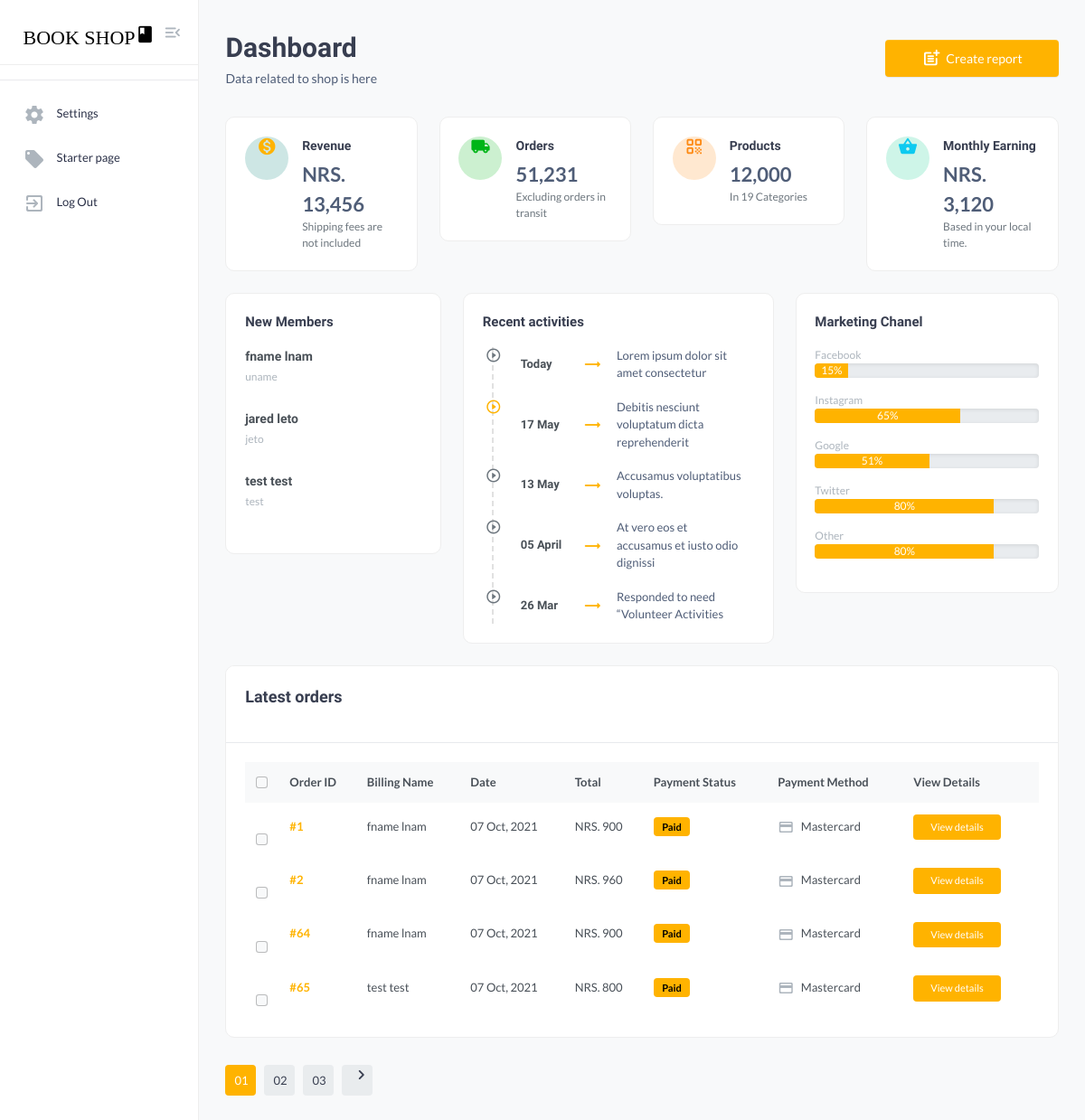
Page /admin_panel.php on the committed database.
### tables this page shows
CREATE TABLE `user_db` (
  `id` int(11) NOT NULL,
  `FirstName` varchar(40) NOT NULL,
  `LastName` varchar(40) NOT NULL,
  `UserName` varchar(40) NOT NULL,
  `Password` varchar(128) NOT NULL,
  `Mail` varchar(60) NOT NULL,
  `PhNumber` varchar(15) NOT NULL,
  `Admin` tinyint(1) DEFAULT NULL
);

CREATE TABLE `user_cart` (
  `Cart_id` int(11) NOT NULL,
  `Product_id` int(11) NOT NULL,
  `User_id` int(11) NOT NULL
);

CREATE TABLE `product_db` (
  `id` int(11) NOT NULL,
  `Author` varchar(50) NOT NULL,
  `Title` varchar(100) NOT NULL,
  `Price` varchar(100) NOT NULL,
  `Description` varchar(5000) DEFAULT NULL,
  `Image` varchar(50) NOT NULL,
  `Category` varchar(50) DEFAULT NULL,
  `Popularity` int(11) DEFAULT NULL,
  `Added` timestamp NOT NULL DEFAULT current_timestamp() ON UPDATE current_timestamp()
);

### admin_panel.php (the view, shortened to what this page needs)
<?php
include('database.php');
?>
<?php include('sidebar.php') ?>
<main class="main-wrap">
    <section class="content-main">
        <div class="content-header">
            <div>
                <h2 class="content-title card-title">Dashboard </h2>
                <p>Data related to shop is here</p>
            </div>
            <div>
                <a href="#" class="btn btn-primary"><i class="text-muted material-icons md-post_add"></i>Create report</a>
            </div>
        </div>
        <div class="row">
            <div class="col-lg-3">
                <div class="card card-body mb-4">
                    <article class="icontext">
                        <span class="icon icon-sm rounded-circle bg-primary-light">
                            <i class="text-primary material-icons md-monetization_on"></i>
                        </span>
                        <div class="text">
                            <h6 class="mb-1 card-title">Revenue</h6>
                            <span>NRS. 13,456 </span>
                            <span class="text-sm">
                                Shipping fees are not included
                            </span>
                        </div>
                    </article>
                </div>
            </div>
            <div class="col-lg-3">
                <div class="card card-body mb-4">
                    <article class="icontext">
                        <span class="icon icon-sm rounded-circle bg-success-light"><i class="text-success material-icons md-local_shipping"></i></span>
                        <div class="text">
                            <h6 class="mb-1 card-title">Orders</h6>
                            <span>51,231</span>
                            <span class="text-sm">
                                    Excluding orders in transit
                                </span>
                        </div>
                    </article>
                </div>
            </div>
            <div class="col-lg-3">
                <div class="card card-body mb-4">
                    <article class="icontext">
                        <span class="icon icon-sm rounded-circle bg-warning-light"><i class="text-warning material-icons md-qr_code"></i></span>
                        <div class="text">
                            <h6 class="mb-1 card-title">Products</h6>
                            <span>12,000</span>
                            <span class="text-sm">
                                In 19 Categories
                            </span>
                        </div>
                    </article>
                </div>
            </div>
            <div class="col-lg-3">
                <div class="card card-body mb-4">
                    <article class="icontext">
                        <span class="icon icon-sm rounded-circle bg-info-light"><i class="text-info material-icons md-shopping_basket"></i></span>
                        <div class="text">
                            <h6 class="mb-1 card-title">Monthly Earning</h6> <span>NRS. 3,120</span>
                            <span class="text-sm">
                                Based in your local time.
                            </span>
                        </div>
                    </article>
                </div>
            </div>
        </div>
        <div class="row">
            <div class="col-xl-8 col-lg-12">
                <div class="row">
                    <div class="col-lg-5">
                        <div class="card mb-4">
                            <article class="card-body">
                                <h5 class="card-title">New Members</h5>
                                <?php
                                $qq = 'SELECT * FROM user_db';
                                $result = $conn->query($qq);
                                while($data = $result->fetch_assoc()){
                                ?>
                                    <div class="d-flex align-items-center justify-content-between mb-4">
                                        <div class="d-flex align-items-center">
                                            <div>
                                                <h6><?php echo $data['FirstName'], ' ',  $data['LastName']; ?></h6>
                                                <p class="text-muted font-xs">
                                                    <?php echo $data['UserName'] ?>
                                                </p>
                                            </div>
                                        </div>
                                    </div>
                                <?php } ?>
                            </article>
                        </div>
                    </div>
                    <div class="col-lg-7">
                        <div class="card mb-4">
                            <article class="card-body">
                                <h5 class="card-title">Recent activities</h5>
                                <ul class="verti-timeline list-unstyled font-sm">
                                    <li class="event-list">
                                        <div class="event-timeline-dot">
                                            <i class="material-icons md-play_circle_outline font-xxl"></i>
                                        </div>
                                        <div class="media">
                                            <div class="me-3">
                                                <h6><span>Today</span> <i class="material-icons md-trending_flat text-brand ml-15 d-inline-block"></i></h6>
                                            </div>
                                            <div class="media-body">
                                                <div>
                                                    Lorem ipsum dolor sit amet consectetur
                                                </div>
                                            </div>
                                        </div>
                                    </li>
                                    <li class="event-list active">
                                        <div class="event-timeline-dot">
                                            <i class="material-icons md-play_circle_outline font-xxl animation-fade-right"></i>
                                        </div>
                                        <div class="media">
                                            <div class="me-3">
                                                <h6><span>17 May</span> <i class="material-icons md-trending_flat text-brand ml-15 d-inline-block"></i></h6>
                                            </div>
                                            <div class="media-body">
                                                <div>
                                                    Debitis nesciunt voluptatum dicta reprehenderit
                                                </div>
                                            </div>
                                        </div>
                                    </li>
                                    <li class="event-list">
                                        <div class="event-timeline-dot">
                                            <i class="material-icons md-play_circle_outline font-xxl"></i>
                                        </div>
                                        <div class="media">
                                            <div class="me-3">
                                                <h6><span>13 May</span> <i class="material-icons md-trending_flat text-brand ml-15 d-inline-block"></i></h6>
                                            </div>
                                            <div class="media-body">
                                                <div>
                                                    Accusamus voluptatibus voluptas.
                                                </div>
                                            </div>
                                        </div>
                                    </li>
                                    <li class="event-list">
                                        <div class="event-timeline-dot">
                                            <i class="material-icons md-play_circle_outline font-xxl"></i>
                                        </div>
                                        <div class="media">
                                            <div class="me-3">
                                                <h6><span>05 April</span> <i class="material-icons md-trending_flat text-brand ml-15 d-inline-block"></i></h6>
                                            </div>
                                            <div class="media-body">
                                                <div>
                                                    At vero eos et accusamus et iusto odio dignissi
                                                </div>
                                            </div>
                                        </div>
                                    </li>
                                    <li class="event-list">
                                        <div class="event-timeline-dot">
                                            <i class="material-icons md-play_circle_outline font-xxl"></i>
                                        </div>
                                        <div class="media">
                                            <div class="me-3">
                                                <h6><span>26 Mar</span> <i class="material-icons md-trending_flat text-brand ml-15 d-inline-block"></i></h6>
                                            </div>
                                            <div class="media-body">
                                                <div>
                                                    Responded to need “Volunteer Activities
                                                </div>
                                            </div>
                                        </div>
                                    </li>
                                </ul>
                            </article>
                        </div>
                    </div>
                </div>
            </div>
            <div class="col-xl-4 col-lg-12">
                <div class="card mb-4">
                    <article class="card-body">
                        <h5 class="card-title">Marketing Chanel</h5>
                        <span class="text-muted font-xs">Facebook</span>
                        <div class="progress mb-3">
                            <div class="progress-bar" role="progressbar" style="width: 15%">15%</div>
                        </div>
                        <span class="text-muted font-xs">Instagram</span>
                        <div class="progress mb-3">
                            <div class="progress-bar" role="progressbar" style="width: 65%">65% </div>
                        </div>
                        <span class="text-muted font-xs">Google</span>
                        <div class="progress mb-3">
                            <div class="progress-bar" role="progressbar" style="width: 51%"> 51% </div>
                        </div>
                        <span class="text-muted font-xs">Twitter</span>
                        <div class="progress mb-3">
                            <div class="progress-bar" role="progressbar" style="width: 80%"> 80%</div>
                        </div>
                        <span class="text-muted font-xs">Other</span>
                        <div class="progress mb-3">
                            <div class="progress-bar" role="progressbar" style="width: 80%"> 80%</div>
                        </div>
                    </article>
                </div>
            </div>
        </div>
        <div class="card mb-4">
            <header class="card-header">
                <h4 class="card-title">Latest orders</h4>
            </header>
            <div class="card-body">
                <div class="table-responsive">
                    <div class="table-responsive">
                        <table class="table align-middle table-nowrap mb-0">
                            <thead class="table-light">
                            <tr>
                                <th scope="col" class="text-center">
                                    <div class="form-check align-middle">
                                        <input class="form-check-input" type="checkbox" id="transactionCheck01">
                                    </div>
                                </th>
                                <th class="align-middle" scope="col">Order ID</th>
                                <th class="align-middle" scope="col">Billing Name</th>
                                <th class="align-middle" scope="col">Date</th>
                                <th class="align-middle" scope="col">Total</th>
                                <th class="align-middle" scope="col">Payment Status</th>
                                <th class="align-middle" scope="col">Payment Method</th>
                                <th class="align-middle" scope="col">View Details</th>
                            </tr>
                            </thead>
                            <?php
                            $qq = 'SELECT * FROM user_cart C JOIN user_db U ON C.User_id = U.id JOIN product_db P ON C.Product_id = P.id';
                            $result = $conn->query($qq);
                            while($data = $result->fetch_assoc()){
                            ?>
                            <tbody>
                            <tr>
                                <td class="text-center">
                                    <div class="form-check">
                                        <input class="form-check-input" type="checkbox" id="transactionCheck02">
                                    </div>
                                </td>
                                <td><a href="#" class="fw-bold">#<?php echo $data['Cart_id'] ?></a> </td>
                                <td><?php echo $data['FirstName'], ' ', $data['LastName']; ?></td>
                                <td>
                                    07 Oct, 2021
                                </td>
                                <td>
                                    NRS. <?php echo $data['Price'] ?>
                                </td>
                                <td>
                                    <span class="badge badge-pill badge-soft-success">Paid</span>
                                </td>
                                <td>
                                    <i class="material-icons md-payment font-xxl text-muted mr-5"></i> Mastercard
                                </td>
                                <td>
                                    <a href="#" class="btn btn-xs"> View details</a>
                                </td>
                            </tr>
                            </tbody>
                            <?php } ?>
                        </table>
                    </div>
                </div>
            </div>
        </div>
        <div class="pagination-area mt-30 mb-50">
            <nav aria-label="Page navigation example">
                <ul class="pagination justify-content-start">
                    <li class="page-item active"><a class="page-link" href="#">01</a></li>
                    <li class="page-item"><a class="page-link" href="#">02</a></li>
                    <li class="page-item"><a class="page-link" href="#">03</a></li>
                    <li class="page-item"><a class="page-link" href="#"><i class="material-icons md-chevron_right"></i></a></li>
                </ul>
            </nav>
        </div>
    </section>
</main>

### rows in the picture
user_db: FirstName "fname", LastName "lnam", UserName "uname"
user_db: FirstName "jared", LastName "leto", UserName "jeto"
user_db: FirstName "test", LastName "test", UserName "test"
user_cart: Cart_id "1", User.FirstName "fname", User.LastName "lnam", product_db.Price "900"
user_cart: Cart_id "2", User.FirstName "fname", User.LastName "lnam", product_db.Price "960"
user_cart: Cart_id "64", User.FirstName "fname", User.LastName "lnam", product_db.Price "900"
user_cart: Cart_id "65", User.FirstName "test", User.LastName "test", product_db.Price "800"
